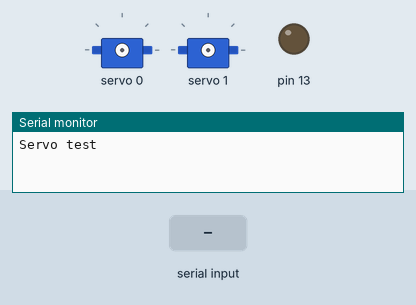
Simulated run of this sketch. Board: Arduino Uno, built with avr-gcc and run on an emulated ATmega328P. Parts: 2 × servo, output pins drawn as LEDs (lit = HIGH), the last lines printed to the serial monitor. The inputs (shaded band) are chosen by the test bench.

Above: at 1.2 s.
1.3 s: "q" received over Serial
2.8 s: "w" received over Serial
4.3 s: "e" received over Serial
At 4.8 s:
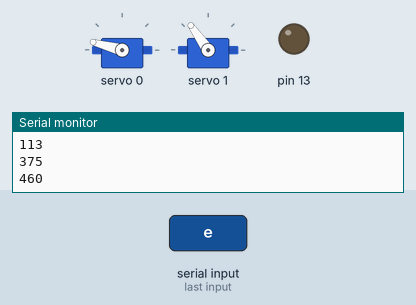
5.8 s: "r" received over Serial
At 7.0 s:
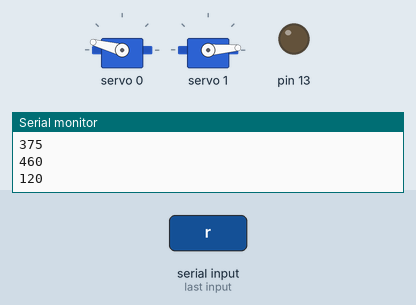
7.3 s: "q" received over Serial
At 8.2 s:
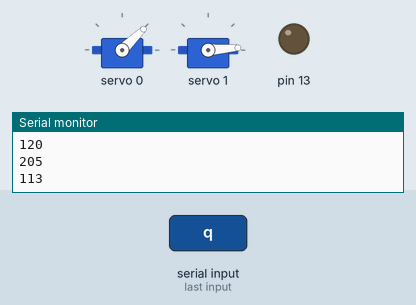
Timing chart, 0 to 9.8 s (numbered marks = the images above; inputs shaded):
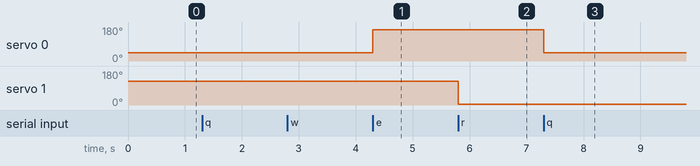

The sketch:

servo_tester.ino
```cpp
#include <Wire.h>
#include <Adafruit_PWMServoDriver.h>

// called this way, it uses the default address 0x40
Adafruit_PWMServoDriver pwm = Adafruit_PWMServoDriver();

//    +5v -> VCC (this is power for the BREAKOUT only, NOT the servo power!)
//    GND -> GND
//    Analog 4 -> SDA
//    Analog 5 -> SCL


#define BSL_MIN  120 // BS1 = Big servo (luxorparts)
#define BSL_MAX  460 //
#define BSL_CH 0

#define BSR_MIN  120 // BS1 = Big servo (luxorparts)
#define BSR_MAX  460 //
#define BSR_CH 1

#define SSRU_MIN  100 // SS1 = Small servo - check tape
#define SSRU_MAX  440 //
#define SSRU_CH 0

#define SSLD_MIN  100 // SS2 = Small servo - check tape
#define SSLD_MAX  440 //
#define SSLD_CH 1

#define SS3_MIN  105 // SS3 = Small servo - check tape
#define SS3_MAX  445 //
#define SS3_CH 2

#define SS4_MIN  110 // SS4 = Small servo - check tape
#define SS4_MAX  455 //
#define SS4_CH 3

boolean found = false;
byte byteRead;

void setup() {
  Serial.begin(9600);
  Serial.println("Servo test");
  pinMode(2, INPUT_PULLUP);
  pinMode(13, OUTPUT);
  pwm.begin();
  pwm.setPWMFreq(50);  // Analog servos run at ~60 Hz updates
  delay(10);
}


void loop() {
  if (Serial.available()) {
    /* read the most recent byte */
    byteRead = Serial.read();
    /*ECHO the value that was read, back to the serial port. */
    if(byteRead=='q'){
      liftLeft();
      Serial.println(byteRead);
    }else if(byteRead=='w'){
      liftRight();
    }else if(byteRead=='e'){
      lowerLeft();
    }else if(byteRead=='r'){
      lowerRight();
    }
  }
  //lowerLeft();
  //lowerRight();
//  if (digitalRead(2) == LOW) {
//
//    digitalWrite(13, HIGH);
//    if (!found) {
//      closeArms();
//      found = true;
//    } else if (found) {
//      openArms();
//      found = false;
//    }
//    digitalWrite(13, LOW);
//    delay(50);
//  }
}

void closeArms() {
  digitalWrite(13, HIGH);
  for (int i = 0; i < 100; i++) {
    uint32_t pulselength1 = map(.6 * i, 0, 180, SSRU_MIN, SSRU_MAX);
    pwm.setPWM(SSRU_CH, 0, pulselength1);
    pwm.setPWM(SSLD_CH, 0, pulselength1);
    delay(5);
  }

}

void openArms() {
  uint32_t pulselength1 = map(0, 0, 180, SSRU_MIN, SSRU_MAX);
  pwm.setPWM(SSRU_CH, 0, pulselength1);
  pwm.setPWM(SSLD_CH, 0, pulselength1);
}

void liftLeft() {
  uint32_t pulselength = map(45, 0, 180, BSL_MIN, BSL_MAX);
  pwm.setPWM(BSL_CH, 0, pulselength);
  Serial.println(pulselength);
}
void lowerLeft() {
  uint32_t pulselength = map(180, 0, 180, BSL_MIN, BSL_MAX);
  pwm.setPWM(BSL_CH, 0, pulselength);
  Serial.println(pulselength);
}

void liftRight() {
  uint32_t pulselength = map(135, 0, 180, BSR_MIN, BSR_MAX);
  pwm.setPWM(BSR_CH, 0, pulselength);
  Serial.println(pulselength);
}
void lowerRight() {
  uint32_t pulselength = map(0, 0, 180, BSR_MIN, BSR_MAX);
  pwm.setPWM(BSR_CH, 0, pulselength);
  Serial.println(pulselength);
}
void closeLeftArm(){
  uint32_t pulselength1 = map(120, 0, 180, SSLD_MIN, SSLD_MAX);
  pwm.setPWM(SSLD_CH, 0, pulselength1);
}

void openLeftArm(){
  uint32_t pulselength1 = map(0, 0, 180, SSLD_MIN, SSLD_MAX);
  pwm.setPWM(SSLD_CH, 0, pulselength1);
}


void closeRightArm(){
  uint32_t pulselength1 = map(180, 0, 180, SSRU_MIN, SSRU_MAX);
  pwm.setPWM(SSRU_CH, 0, pulselength1);
}

void openRightArm(){
  uint32_t pulselength1 = map(0, 0, 180, SSRU_MIN, SSRU_MAX);
  pwm.setPWM(SSRU_CH, 0, pulselength1);
}
```

Measured:
- after the input at 4.3 s, servo 0: 44° → 165° at once
- after the input at 5.8 s, servo 1: 125° → 4° at once
- after the input at 7.3 s, servo 0: 165° → 44° at once
